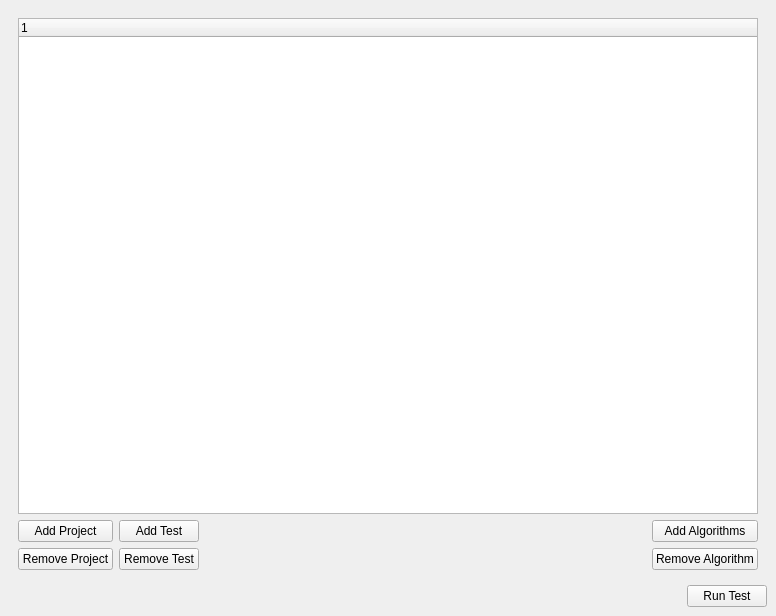
<?xml version="1.0" encoding="UTF-8"?>
<ui version="4.0">
 <class>RegressionTestEditor</class>
 <widget class="QMainWindow" name="RegressionTestEditor">
  <property name="geometry">
   <rect>
    <x>0</x>
    <y>0</y>
    <width>776</width>
    <height>616</height>
   </rect>
  </property>
  <property name="windowTitle">
   <string>Regression Test Editor</string>
  </property>
  <widget class="QWidget" name="centralwidget">
   <layout class="QGridLayout" name="gridLayout">
    <item row="0" column="0">
     <widget class="QWidget" name="widget" native="true">
      <property name="autoFillBackground">
       <bool>false</bool>
      </property>
      <layout class="QVBoxLayout" name="verticalLayout_4">
       <item>
        <widget class="QTreeWidget" name="m_regressionTestWidg">
         <column>
          <property name="text">
           <string notr="true">1</string>
          </property>
         </column>
        </widget>
       </item>
       <item>
        <layout class="QHBoxLayout" name="horizontalLayout">
         <item>
          <layout class="QVBoxLayout" name="verticalLayout">
           <item>
            <widget class="QPushButton" name="m_addRTProjectBtn">
             <property name="text">
              <string>Add Project</string>
             </property>
            </widget>
           </item>
           <item>
            <widget class="QPushButton" name="m_removeRTProjectBtn">
             <property name="text">
              <string>Remove Project</string>
             </property>
            </widget>
           </item>
          </layout>
         </item>
         <item>
          <layout class="QVBoxLayout" name="verticalLayout_2">
           <item>
            <widget class="QPushButton" name="m_addTestBtn">
             <property name="text">
              <string>Add Test</string>
             </property>
            </widget>
           </item>
           <item>
            <widget class="QPushButton" name="m_removeTestBtn">
             <property name="text">
              <string>Remove Test</string>
             </property>
            </widget>
           </item>
          </layout>
         </item>
         <item>
          <spacer name="horizontalSpacer">
           <property name="orientation">
            <enum>Qt::Horizontal</enum>
           </property>
           <property name="sizeHint" stdset="0">
            <size>
             <width>408</width>
             <height>20</height>
            </size>
           </property>
          </spacer>
         </item>
         <item>
          <layout class="QVBoxLayout" name="verticalLayout_3">
           <item>
            <widget class="QPushButton" name="m_addRTAlgorithmsBtn">
             <property name="text">
              <string>Add Algorithms</string>
             </property>
            </widget>
           </item>
           <item>
            <widget class="QPushButton" name="m_removeRTAlgorithmsBtn">
             <property name="text">
              <string>Remove Algorithm</string>
             </property>
            </widget>
           </item>
          </layout>
         </item>
        </layout>
       </item>
      </layout>
     </widget>
    </item>
    <item row="1" column="0">
     <layout class="QHBoxLayout" name="horizontalLayout_2">
      <item>
       <spacer name="horizontalSpacer_2">
        <property name="orientation">
         <enum>Qt::Horizontal</enum>
        </property>
        <property name="sizeHint" stdset="0">
         <size>
          <width>40</width>
          <height>20</height>
         </size>
        </property>
       </spacer>
      </item>
      <item>
       <widget class="QPushButton" name="m_runTestBtn">
        <property name="text">
         <string>Run Test</string>
        </property>
       </widget>
      </item>
     </layout>
    </item>
   </layout>
  </widget>
 </widget>
 <resources/>
 <connections/>
</ui>
